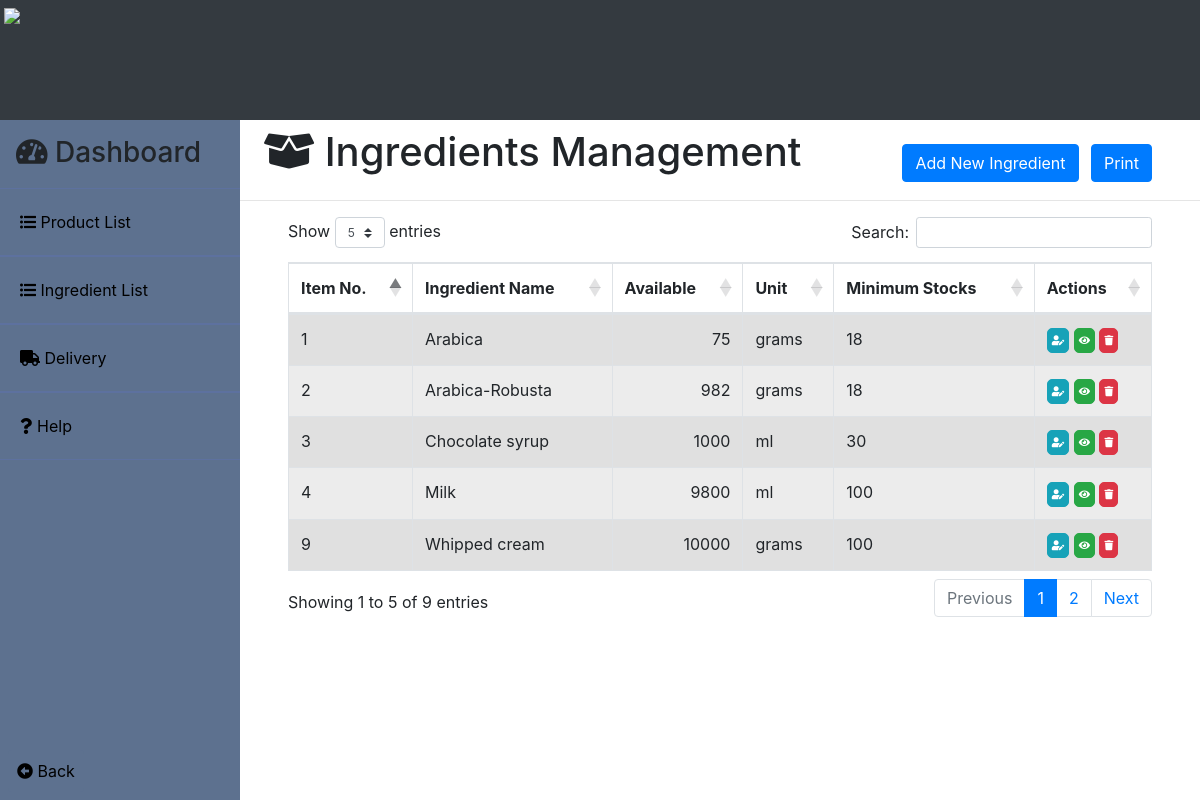
/products/ingredients.php (signed in), run on the app's committed database.
### tables this page shows
CREATE TABLE `ingredients` (
  `ingredient_id` int(11) NOT NULL,
  `ingredient_name` varchar(100) NOT NULL,
  `description` text NOT NULL,
  `quantity` int(11) NOT NULL,
  `unit` varchar(20) NOT NULL,
  `min_stocks` int(11) NOT NULL
);

### products/ingredients.php (the view, shortened to what this page needs)
<?php
    include("../server/connection.php");
    $sql = "SELECT * FROM ingredients";
    $result = mysqli_query($db, $sql);
?>
<!DOCTYPE html>
<html>
<head>
    <?php include('../templates/head1.php');?>
    <link rel="stylesheet" type="text/css" href="https://cdn.datatables.net/1.11.5/css/dataTables.bootstrap4.min.css">
</head>
<body>
    <div class="contain h-100" style="overflow:hidden;">
        <?php include('../products/base.php');?>
        <div>
            <div class="row">
                <div class="col">
                    <h1 class="ml-4 pt-2"><i class="fas fa-box-open"></i> Ingredients Management</h1>
                </div>
                <div class="col-auto">
                    <button type="button" class="btn btn-primary mt-4 mr-2" data-toggle="modal" data-target="#addIngredientModal">
                        Add New Ingredient
                    </button>
                    <button type="button" class="btn btn-primary mt-4 mr-5" onclick="printTable()">
                        Print
                    </button>
                </div>
            </div>
            <hr>
            <div class="table-responsive mt-2 pl-5 pr-5">
                <table class="table table-striped table-bordered" id="ingredient_table">
                    <thead>
                        <tr>
                            <th scope="col" class="column-text">Item No.</th>
                            <th scope="col" class="column-text">Ingredient Name</th>
                            <th scope="col" class="column-text">Available</th>
                            <th scope="col" class="column-text">Unit</th>
                            <th scope="col" class="column-text">Minimum Stocks</th>
                            <th scope="col" class="column-text">Actions</th>
                        </tr>
                    </thead>
                    <tbody class="table-hover">
                    <?php
                        while($row = mysqli_fetch_assoc($result)){
                    ?>
                    <tr class="table-active">
                        <td><?php echo $row['ingredient_id'];?></td>
                        <td><?php echo $row['ingredient_name'];?></td>
                        <td align="right">&nbsp<?php echo $row['quantity'];?></td>
                        <td align="left"><?php echo $row['unit'];?>&nbsp</td>
                        <td><?php echo $row['min_stocks'];?>&nbsp</td>
                        <td>
                            <a name="edit" title="Edit" style='font-size:10px; border-radius:5px;padding:4px;' href="update_ingredient.php?id=<?php echo $row['ingredient_id'];?>" class="btn btn-info btn-xs"><i class="fas fa-user-edit"></i></a>
                            <button type="button" name="view" style='font-size:10px; border-radius:5px;padding:4px;' id="<?php echo $row['ingredient_id'];?>" class="btn btn-success btn-xs view_data" data-toggle="modal" data-target="#viewIngredientsModal"><i class="fas fa-eye"></i></button>
                            <button type="button" name="delete" title="Delete" style='font-size:10px; border-radius:5px;padding:4px;' data-id="<?php echo $row['ingredient_id'];?>" class="delete btn btn-danger btn-xs" title="Delete"><i class="fas fa-trash"></i></button>
                        </td>
                    </tr>
                    <?php } ?>
                    </tbody>
                </table>
            </div>
        </div>
    </div>
</body>
</html>

### data on the page
ingredients: ingredient_id "1", ingredient_name "Arabica", quantity "75", unit "grams", min_stocks "18"
ingredients: ingredient_id "2", ingredient_name "Arabica-Robusta", quantity "982", unit "grams", min_stocks "18"
ingredients: ingredient_id "3", ingredient_name "Chocolate syrup", quantity "1000", unit "ml", min_stocks "30"
ingredients: ingredient_id "4", ingredient_name "Milk", quantity "9800", unit "ml", min_stocks "100"
ingredients: ingredient_id "9", ingredient_name "Whipped cream", quantity "10000", unit "grams", min_stocks "100"
